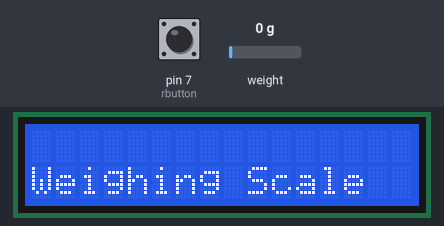
A sketch run on a simulated Arduino Uno, built with avr-gcc and run on an emulated ATmega328P. On the bench: 16×2 character LCD. Inputs (shaded band) come from the test bench; at power-on: weight on the scale 0 g, pin 7 (rbutton) HIGH. What the sketch prints to the serial monitor is not drawn.

Above: at 2.1 s.
At 6.3 s:
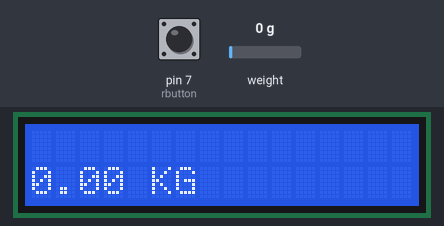
6.4 s: weight on the scale set to 100 g
At 9.2 s:
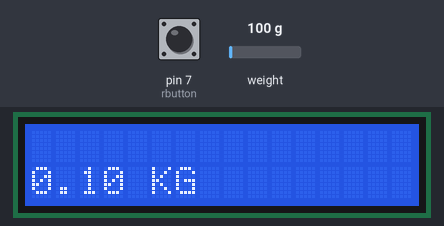
12.0 s: weight on the scale set to 1250 g
At 14.4 s:
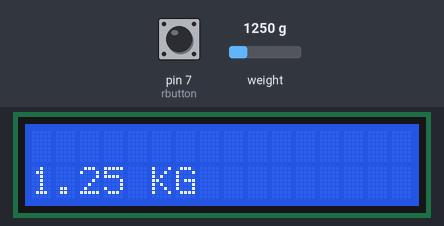
17.4 s: weight on the scale set to 2500 g
At 19.6 s:
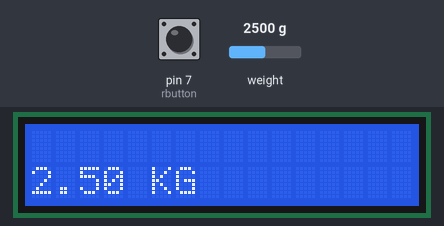
Timing chart, 0 to 21.1 s (numbered marks = the images above; inputs shaded):
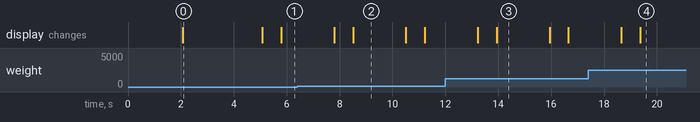

Measured:
- after the input at 6.4 s, the display: first differs from a run without the input after 2.1 s (image 2)
- after the input at 12.0 s, the display: first differs from a run without the input after 1.9 s (image 3)
- after the input at 17.4 s, the display: first differs from a run without the input after 2.0 s (image 4)
- what the display in image 0 shows lasts 3.0 s, from 2.1 s to 5.1 s
- what the display in image 2 shows lasts 2.0 s, from 8.5 s to 10.5 s

The sketch:

scale.ino
```cpp
#include "HX711.h"
#include <Wire.h>
#include <LiquidCrystal_I2C.h>
LiquidCrystal_I2C lcd(0x3F, 16, 2);

HX711 scale(6, 5);

int rbutton = 7; // this button will be used to reset the scale to 0.
float weight;
float calibration_factor = 101525; // for me this vlaue works just perfect 419640

void setup()
{
  Serial.begin(9600);
  pinMode(rbutton, INPUT_PULLUP);
  scale.set_scale();
  scale.tare(); //Reset the scale to 0
  long zero_factor = scale.read_average(); //Get a baseline reading

  lcd.init();
  lcd.backlight();
  lcd.setCursor(1,0);
  lcd.print("");
  lcd.setCursor(0,1);
  lcd.print("Weighing Scale");
  delay(3000);
  lcd.clear();
}

void loop()

{
  scale.set_scale(calibration_factor); //Adjust to this calibration factor

  weight = scale.get_units(7);

  lcd.setCursor(0, 0);
  lcd.print(" ");
  lcd.setCursor(0, 1);
  lcd.print(weight);
  lcd.print(" KG  ");
  delay(2000);
  lcd.clear();

  Serial.print("Weight: ");
  Serial.print(weight);
  Serial.println(" KG");
  Serial.println();


  if ( digitalRead(rbutton) == LOW)
{
  scale.set_scale();
  scale.tare(); //Reset the scale to 0
}

}
```
